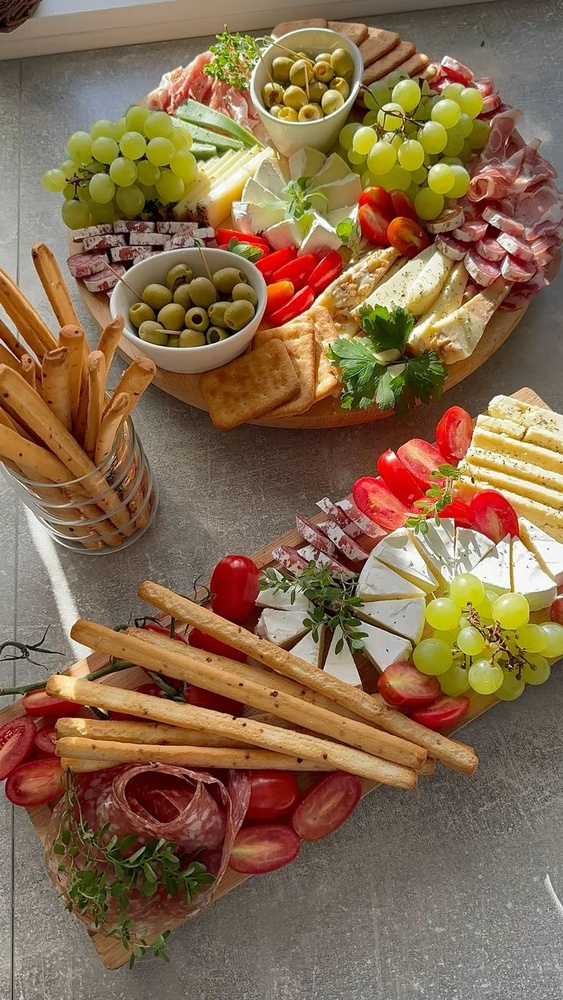
#> input picture Lab3/food.jpg, 563 x 1000 px, shrunk from 736 x 1308 before the run
$ python Lab3.py
#> lines starting #> are read from the running program, lines starting #| are printed output that depends on the picture
import cv2
import os
import numpy as np

image_path = r'food.jpg'
# Image directory
directory = r'./Imagini'

img = cv2.imread(image_path)
#> img is the input picture: shape (1000, 563, 3); mean B, G, R 76.6, 106.2, 133.9
negative_img = 255 - img
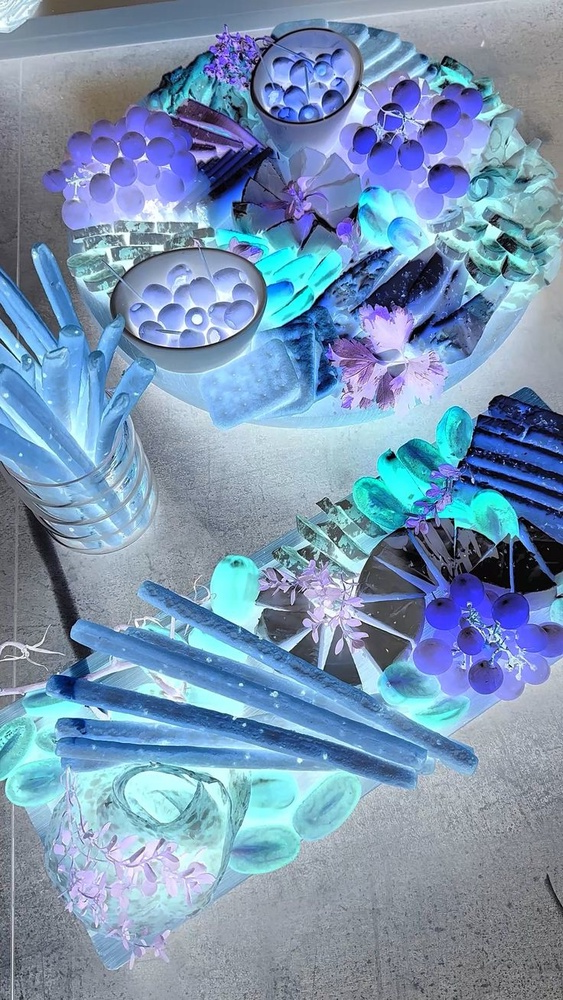
#> negative_img: shape (1000, 563, 3); mean B, G, R 178.4, 148.8, 121.1
contrast_img = cv2.convertScaleAbs(img, alpha=2.0, beta=1)
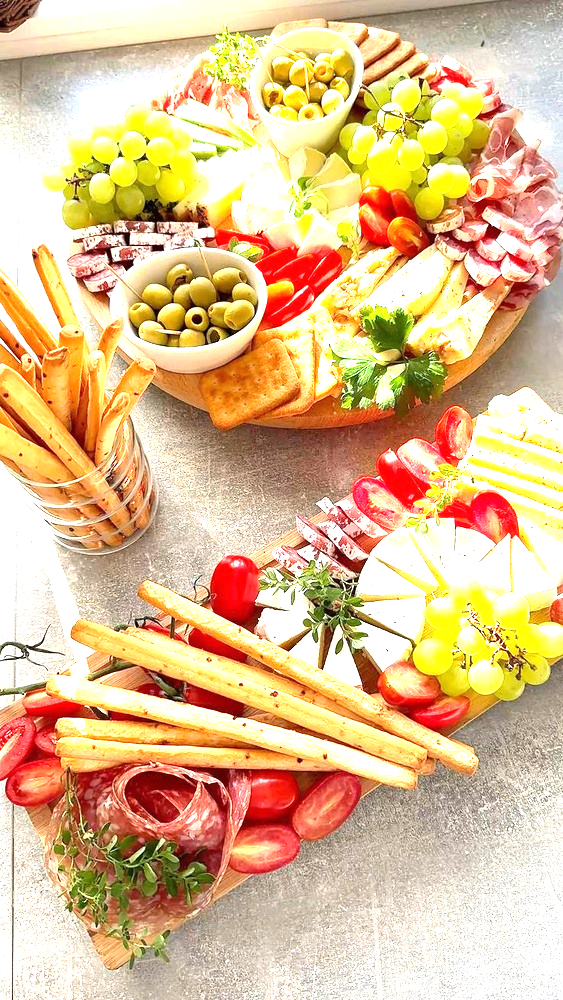
#> contrast_img: shape (1000, 563, 3); mean B, G, R 142.4, 188.4, 223.9
gamma=1
invGamma = 1.0 / gamma
table = np.array([((i / 255.0) ** invGamma) * 255 for i in np.arange(0, 256)]).astype("uint8")
gamma_img = cv2.LUT(img, table)
brightness_img = cv2.convertScaleAbs(img, alpha=1, beta=20)
cv2.imshow("Imaginea originala", img)

key = cv2.waitKey()
#> (key Esc is pressed here)
cv2.imshow('Negativarea imaginii', negative_img)
filename = 'Negative_img.jpg'
cv2.imwrite(os.path.join(directory, filename), negative_img)
key = cv2.waitKey()
#> (key Esc is pressed here)
cv2.imshow('Modificarea contrastului', contrast_img)
cv2.imwrite(os.path.join(directory, 'Constrast_img.jpg'), contrast_img)
key = cv2.waitKey()
#> (key Esc is pressed here)

cv2.imshow('Corectia gamma', gamma_img)
cv2.imwrite(os.path.join(directory, 'Gamma_img.jpg'), gamma_img)
key = cv2.waitKey()
#> (key Esc is pressed here)
cv2.imshow('Modificarea luminozitatii', brightness_img)
cv2.imwrite(os.path.join(directory, 'Brightness_img.jpg'), brightness_img)

cv2.waitKey(0)
cv2.destroyAllWindows()
